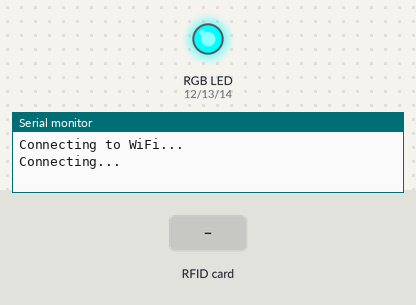
Bench run of a program on a simulated ESP32. On the bench: an RGB LED mixed from three pins (HIGH = lit), the last lines printed to the serial monitor. Inputs (shaded band) come from the test bench. WiFi joins after 1.5 s; servers stay silent unless stated; uploads are accepted with an empty reply.

Above: at 0.9 s.
At 3.2 s:
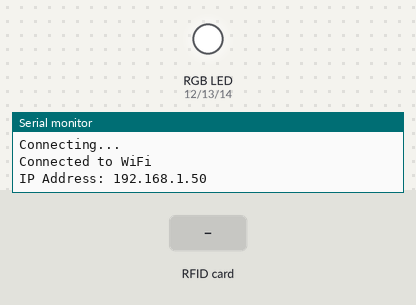
3.3 s: RFID card 5E 7A 19 C4 held to the reader
At 4.3 s:
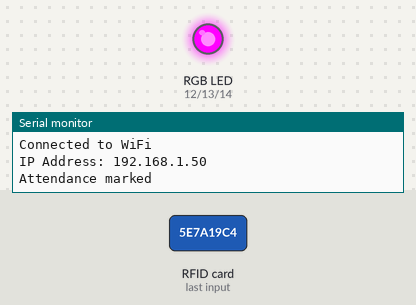
Timing chart, 0 to 6.3 s (numbered marks = the images above; inputs shaded):
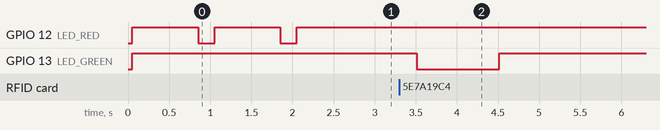

Measured:
- after the input at 3.3 s, GPIO 13 (LED_GREEN): HIGH → LOW after 0.21 s, → HIGH 1.0 s later

The program:

main.cpp
```cpp
#include <WiFi.h>
#include <HTTPClient.h>
#include <MFRC522.h>
#include <SPI.h>

// Pin definitions
#define RST_PIN 5      // Reset pin
#define SS_PIN 4       // SDA pin (also called SS)
#define LED_RED 12     // Red pin of RGB LED
#define LED_GREEN 13   // Green pin of RGB LED
#define LED_BLUE 14    // Blue pin of RGB LED

MFRC522 mfrc522(SS_PIN, RST_PIN);

// Network configuration
const char *ssid = "Sharma."; // WIFI SSID
const char *password = "sharma97531"; // WIFI Password
const char *serverUrl = "https://epresence-server.shuttleapp.rs/scan";
const int group_id = 1; // Group ID to assiciate with the ESP32

// Session state
bool isSessionActive = false;

// LED control function
void setLEDColor(int redState, int greenState, int blueState) {
    // Remember: LOW is ON, HIGH is OFF for the LED
    digitalWrite(LED_RED, redState);
    digitalWrite(LED_GREEN, greenState);
    digitalWrite(LED_BLUE, blueState);
}

void turnOffLEDs() {
    setLEDColor(HIGH, HIGH, HIGH);
}

void blinkLED(int redState, int greenState, int blueState, int duration) {
    setLEDColor(redState, greenState, blueState);
    delay(duration);
    turnOffLEDs();
}

void setup() {
    Serial.begin(115200);

    // Initialize SPI bus
    SPI.begin(18, 19, 23, 21); // SCK, MISO, MOSI, SS
    mfrc522.PCD_Init();

    // Setup LED pins
    pinMode(LED_RED, OUTPUT);
    pinMode(LED_GREEN, OUTPUT);
    pinMode(LED_BLUE, OUTPUT);
    turnOffLEDs();

    // Connect to WiFi
    Serial.println("Connecting to WiFi...");
    WiFi.begin(ssid, password);
    while (WiFi.status() != WL_CONNECTED) {
        delay(800);
        Serial.println("Connecting...");
        blinkLED(LOW, HIGH, HIGH, 200); // Blink red during connection
    }

    Serial.println("Connected to WiFi");
    Serial.print("IP Address: ");
    Serial.println(WiFi.localIP());
}

void handleServerResponse(int httpCode, String response) {
    if (httpCode == 201) {  // New session started
        Serial.println("Admin session started");
        isSessionActive = true;
        blinkLED(HIGH, LOW, HIGH, 2000);  // Green flash
    }
    else if (httpCode == 200) {
        if (response.indexOf("session ended") != -1) {  // Session ended
            Serial.println("Session ended");
            isSessionActive = false;
            blinkLED(HIGH, LOW, HIGH, 2000);  // Green flash
        }
        else {  // Attendance marked
            Serial.println("Attendance marked");
            blinkLED(HIGH, LOW, HIGH, 1000);  // Green flash
        }
    }
    else {  // Error
        Serial.println("Error: " + response);
        blinkLED(LOW, HIGH, HIGH, 1000);  // Red flash
    }
}

void loop() {
    // Show session state with blue LED
    if (isSessionActive) {
        digitalWrite(LED_BLUE, LOW);  // Blue ON during active session
    } else {
        digitalWrite(LED_BLUE, HIGH); // Blue OFF when no session
    }

    // Check for new card
    if (!mfrc522.PICC_IsNewCardPresent() || !mfrc522.PICC_ReadCardSerial()) {
        return;
    }

    // Turn off all LEDs before processing card
    turnOffLEDs();

    // Convert UID to string
    String uid = "";
    for (byte i = 0; i < mfrc522.uid.size; i++) {
        if (mfrc522.uid.uidByte[i] < 0x10) {
            uid += "0";  // Add leading zero for single-digit hex values
        }
        uid += String(mfrc522.uid.uidByte[i], HEX);
    }

    // Send request to server
    HTTPClient http;
    http.begin(serverUrl);
    http.addHeader("Content-Type", "application/json");
    String payload = "{\"rfid\": \"" + uid + "\", \"group_id\": " + String(group_id) + "}";

    int httpCode = http.POST(payload);
    if (httpCode > 0) {
        String response = http.getString();
        handleServerResponse(httpCode, response);
    } else {
        Serial.println("Failed to send HTTP request");
        blinkLED(LOW, HIGH, HIGH, 1000);  // Red flash for error
    }

    http.end();
    delay(1000);

    // Restore session state LED after processing
    if (isSessionActive) {
        digitalWrite(LED_BLUE, LOW);
    }
}
```
